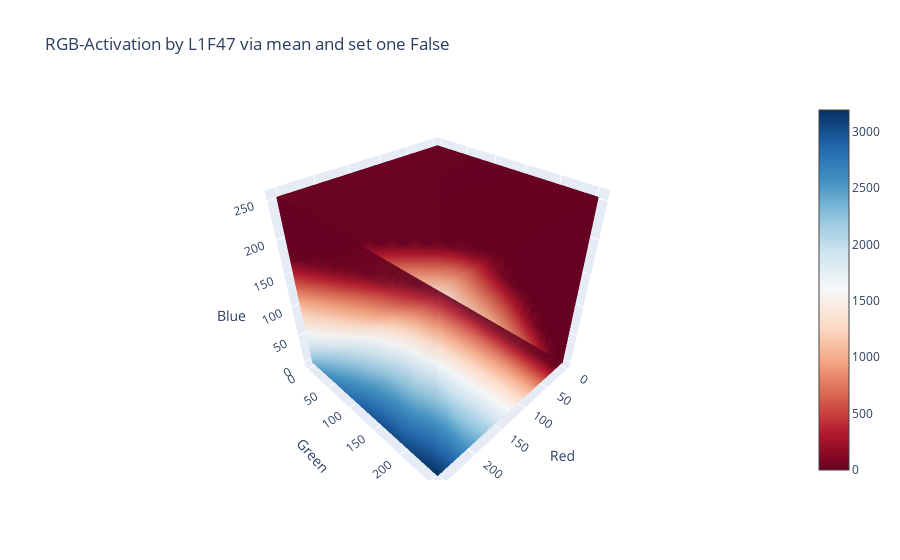

The notebook cell this image was saved under:
### Code cell
plot4DFigure(X=xs, Y=ys, Z=zs, values=rets, set_one=False,
             title="RGB-Activation by L1F47 via {} and set one {}".format(method, "False"))

### Figure 1 — Plotly figure (JSON) as saved in the notebook; plotly's stock layout.template omitted (floating-point values rounded to 4 significant figures; data arrays with more than 128 entries replaced by an {"elided": "..."} marker saying what was removed)
{"data": [{"colorscale": [[0, "rgb(103,0,31)"], [0.1, "rgb(178,24,43)"], [0.2, "rgb(214,96,77)"], [0.3, "rgb(244,165,130)"], [0.4, "rgb(253,219,199)"], [0.5, "rgb(247,247,247)"], [0.6, "rgb(209,229,240)"], [0.7, "rgb(146,197,222)"], [0.8, "rgb(67,147,195)"], [0.9, "rgb(33,102,172)"], [1, "rgb(5,48,97)"]], "isomax": 3192.0, "isomin": 0, "opacity": 0.9, "opacityscale": [[-0.5, 1], [-0.2, 0], [0.2, 0], [0.5, 1]], "type": "volume", "value": {"elided": "5832 float values"}, "x": {"elided": "5832 int values"}, "y": {"elided": "5832 int values"}, "z": {"elided": "5832 int values"}}], "layout": {"scene": {"xaxis": {"title": {"text": "Red"}}, "yaxis": {"title": {"text": "Green"}}, "zaxis": {"title": {"text": "Blue"}}}, "title": {"text": "RGB-Activation by L1F47 via mean and set one False"}}}
